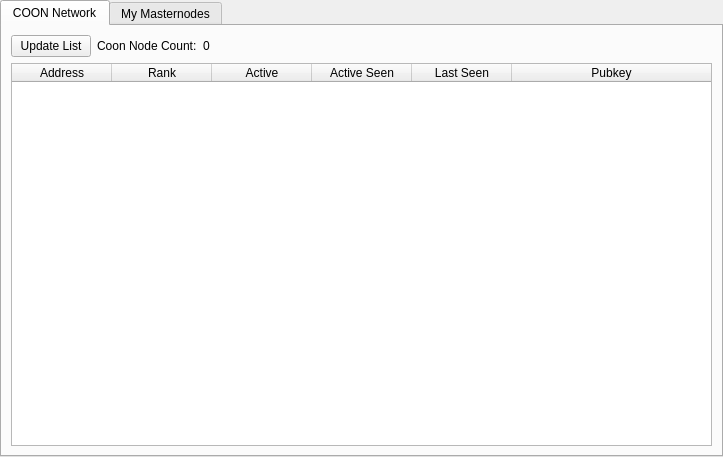
<?xml version="1.0" encoding="UTF-8"?>
<ui version="4.0">
 <class>MasternodeManager</class>
 <widget class="QWidget" name="MasternodeManager">
  <property name="geometry">
   <rect>
    <x>0</x>
    <y>0</y>
    <width>723</width>
    <height>457</height>
   </rect>
  </property>
  <property name="windowTitle">
   <string>Form</string>
  </property>
  <layout class="QVBoxLayout" name="topLayout">
   <property name="leftMargin">
    <number>0</number>
   </property>
   <property name="topMargin">
    <number>0</number>
   </property>
   <property name="rightMargin">
    <number>0</number>
   </property>
   <property name="bottomMargin">
    <number>0</number>
   </property>
   <item>
    <layout class="QVBoxLayout" name="verticalLayout">
     <property name="bottomMargin">
      <number>0</number>
     </property>
     <item>
      <widget class="QTabWidget" name="btnMNUpdateList">
       <property name="currentIndex">
        <number>0</number>
       </property>
       <widget class="QWidget" name="tab">
        <attribute name="title">
         <string>COON Network</string>
        </attribute>
        <layout class="QGridLayout" name="gridLayout">
         <item row="1" column="0">
          <widget class="QTableWidget" name="tableWidget">
           <property name="editTriggers">
            <set>QAbstractItemView::NoEditTriggers</set>
           </property>
           <property name="alternatingRowColors">
            <bool>false</bool>
           </property>
           <property name="selectionBehavior">
            <enum>QAbstractItemView::SelectRows</enum>
           </property>
           <attribute name="horizontalHeaderStretchLastSection">
            <bool>true</bool>
           </attribute>
           <column>
            <property name="text">
             <string>Address</string>
            </property>
           </column>
           <column>
            <property name="text">
             <string>Rank</string>
            </property>
           </column>
           <column>
            <property name="text">
             <string>Active</string>
            </property>
           </column>
           <column>
            <property name="text">
             <string>Active Seen</string>
            </property>
           </column>
           <column>
            <property name="text">
             <string>Last Seen</string>
            </property>
           </column>
           <column>
            <property name="text">
             <string>Pubkey</string>
            </property>
           </column>
          </widget>
         </item>
         <item row="0" column="0">
          <layout class="QHBoxLayout" name="horizontalLayout_3">
           <property name="bottomMargin">
            <number>0</number>
           </property>
           <item>
            <widget class="QPushButton" name="updateMNListButton">
             <property name="toolTip">
              <string>Update Masternodes List</string>
             </property>
             <property name="text">
              <string>Update List</string>
             </property>
            </widget>
           </item>
           <item>
            <widget class="QLabel" name="label_2">
             <property name="text">
              <string>Coon Node Count:</string>
             </property>
            </widget>
           </item>
           <item>
            <widget class="QLabel" name="countLabel">
             <property name="text">
              <string>0</string>
             </property>
            </widget>
           </item>
           <item>
            <spacer name="horizontalSpacer_3">
             <property name="orientation">
              <enum>Qt::Horizontal</enum>
             </property>
             <property name="sizeHint" stdset="0">
              <size>
               <width>40</width>
               <height>20</height>
              </size>
             </property>
            </spacer>
           </item>
          </layout>
         </item>
        </layout>
       </widget>
       <widget class="QWidget" name="tab_2">
        <attribute name="title">
         <string>My Masternodes</string>
        </attribute>
        <layout class="QGridLayout" name="gridLayout_2">
         <item row="0" column="0">
          <layout class="QVBoxLayout" name="verticalLayout_2">
           <property name="bottomMargin">
            <number>0</number>
           </property>
           <item>
            <layout class="QHBoxLayout" name="horizontalLayout">
             <item>
              <widget class="QPushButton" name="createButton">
               <property name="text">
                <string>&amp;Create...</string>
               </property>
              </widget>
             </item>
             <item>
              <widget class="QPushButton" name="copyAddressButton">
               <property name="text">
                <string>Copy &amp;Address</string>
               </property>
              </widget>
             </item>
             <item>
              <spacer name="horizontalSpacer">
               <property name="orientation">
                <enum>Qt::Horizontal</enum>
               </property>
               <property name="sizeHint" stdset="0">
                <size>
                 <width>40</width>
                 <height>20</height>
                </size>
               </property>
              </spacer>
             </item>
            </layout>
           </item>
           <item>
            <widget class="QTableWidget" name="tableWidget_2">
             <property name="editTriggers">
              <set>QAbstractItemView::NoEditTriggers</set>
             </property>
             <property name="alternatingRowColors">
              <bool>false</bool>
             </property>
             <property name="selectionMode">
              <enum>QAbstractItemView::SingleSelection</enum>
             </property>
             <property name="selectionBehavior">
              <enum>QAbstractItemView::SelectRows</enum>
             </property>
             <attribute name="horizontalHeaderStretchLastSection">
              <bool>true</bool>
             </attribute>
             <column>
              <property name="text">
               <string>Alias</string>
              </property>
             </column>
             <column>
              <property name="text">
               <string>IP Address</string>
              </property>
             </column>
             <column>
              <property name="text">
               <string>Status</string>
              </property>
             </column>
             <column>
              <property name="text">
               <string>COON Collateral Address</string>
              </property>
             </column>
            </widget>
           </item>
           <item>
            <layout class="QHBoxLayout" name="horizontalLayout_2">
             <property name="bottomMargin">
              <number>0</number>
             </property>
             <item>
              <widget class="QPushButton" name="editButton">
               <property name="text">
                <string>&amp;Edit</string>
               </property>
              </widget>
             </item>
             <item>
              <widget class="QPushButton" name="getConfigButton">
               <property name="text">
                <string>&amp;Get Config</string>
               </property>
              </widget>
             </item>
             <item>
              <widget class="QPushButton" name="removeButton">
               <property name="text">
                <string>&amp;Remove</string>
               </property>
              </widget>
             </item>
             <item>
              <spacer name="horizontalSpacer_2">
               <property name="orientation">
                <enum>Qt::Horizontal</enum>
               </property>
               <property name="sizeHint" stdset="0">
                <size>
                 <width>40</width>
                 <height>20</height>
                </size>
               </property>
              </spacer>
             </item>
            </layout>
           </item>
           <item>
            <layout class="QHBoxLayout" name="horizontalLayout_4">
             <property name="bottomMargin">
              <number>0</number>
             </property>
             <item>
              <widget class="QPushButton" name="startButton">
               <property name="text">
                <string>&amp;Start</string>
               </property>
              </widget>
             </item>
             <item>
              <widget class="QPushButton" name="stopButton">
               <property name="text">
                <string>Sto&amp;p</string>
               </property>
              </widget>
             </item>
             <item>
              <spacer name="horizontalSpacer_4">
               <property name="orientation">
                <enum>Qt::Horizontal</enum>
               </property>
               <property name="sizeHint" stdset="0">
                <size>
                 <width>40</width>
                 <height>20</height>
                </size>
               </property>
              </spacer>
             </item>
            </layout>
           </item>
           <item>
            <layout class="QHBoxLayout" name="horizontalLayout_5">
             <property name="bottomMargin">
              <number>0</number>
             </property>
             <item>
              <widget class="QPushButton" name="startAllButton">
               <property name="text">
                <string>S&amp;tart All</string>
               </property>
              </widget>
             </item>
             <item>
              <widget class="QPushButton" name="stopAllButton">
               <property name="text">
                <string>St&amp;op All</string>
               </property>
              </widget>
             </item>
             <item>
              <spacer name="horizontalSpacer_5">
               <property name="orientation">
                <enum>Qt::Horizontal</enum>
               </property>
               <property name="sizeHint" stdset="0">
                <size>
                 <width>40</width>
                 <height>20</height>
                </size>
               </property>
              </spacer>
             </item>
            </layout>
           </item>
          </layout>
         </item>
        </layout>
       </widget>
      </widget>
     </item>
    </layout>
   </item>
  </layout>
 </widget>
 <resources/>
 <connections/>
</ui>
